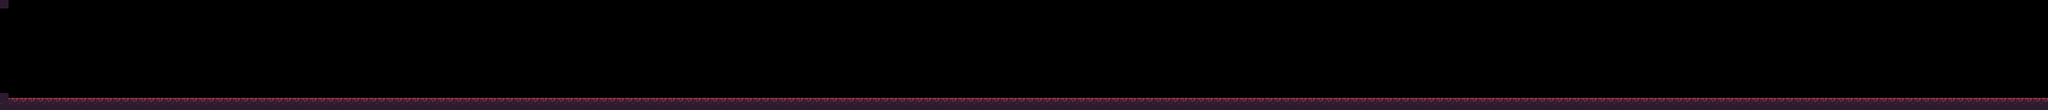

This is a level from a 2D game, rendered from its Tiled map with the project's own tilesets. A one-line summary and the map file follow, with tile-layer data summarised:
An orthogonal 240x13 tile map with 16x16 px tiles, 1 tile layer (Tile Layer 1) and 2 objects.

<map version="1.5" tiledversion="1.5.0" orientation="orthogonal" renderorder="right-down" width="240" height="13" tilewidth="16" tileheight="16" infinite="0" nextlayerid="3" nextobjectid="7">
 <tileset firstgid="1" source="waste.tsx" />
 <layer id="1" name="Tile Layer 1" width="240" height="13">
  <data>[3120 cells, 481 non-empty, 3 distinct tile ids]</data>
 </layer>
 <objectgroup id="2" name="ground">
  <object id="5" x="0" y="192" width="3840" height="16" />
  <object id="6" x="65.5" y="229.5" />
 </objectgroup>
</map>
